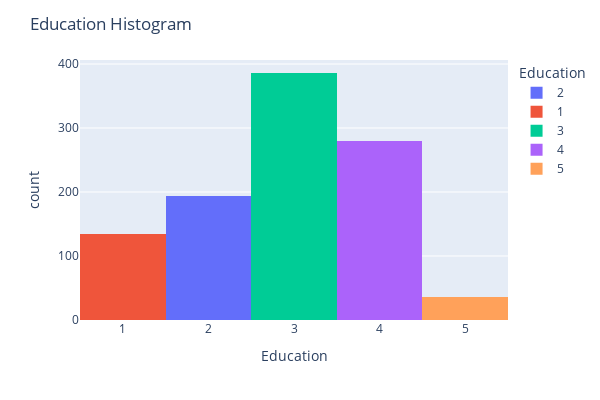

Write notebook code for a chart like this one.
### Code cell
fig = px.histogram(df_eda.Education, x="Education" ,color="Education")
fig.update_layout(
    title="Education Histogram",
    height=400,
    width=600
)
fig.show()

### Figure 1 — Plotly figure (JSON) as saved in the notebook; plotly's stock layout.template omitted (floating-point values rounded to 4 significant figures; data arrays with more than 128 entries replaced by an {"elided": "..."} marker saying what was removed)
{"data": [{"alignmentgroup": "True", "bingroup": "x", "hovertemplate": "Education=%{x}<br>count=%{y}<extra></extra>", "legendgroup": "2", "marker": {"color": "#636efa", "pattern": {"shape": ""}}, "name": "2", "offsetgroup": "2", "orientation": "v", "showlegend": true, "type": "histogram", "x": {"elided": "194 int values"}, "xaxis": "x", "yaxis": "y"}, {"alignmentgroup": "True", "bingroup": "x", "hovertemplate": "Education=%{x}<br>count=%{y}<extra></extra>", "legendgroup": "1", "marker": {"color": "#EF553B", "pattern": {"shape": ""}}, "name": "1", "offsetgroup": "1", "orientation": "v", "showlegend": true, "type": "histogram", "x": {"elided": "134 int values"}, "xaxis": "x", "yaxis": "y"}, {"alignmentgroup": "True", "bingroup": "x", "hovertemplate": "Education=%{x}<br>count=%{y}<extra></extra>", "legendgroup": "3", "marker": {"color": "#00cc96", "pattern": {"shape": ""}}, "name": "3", "offsetgroup": "3", "orientation": "v", "showlegend": true, "type": "histogram", "x": {"elided": "386 int values"}, "xaxis": "x", "yaxis": "y"}, {"alignmentgroup": "True", "bingroup": "x", "hovertemplate": "Education=%{x}<br>count=%{y}<extra></extra>", "legendgroup": "4", "marker": {"color": "#ab63fa", "pattern": {"shape": ""}}, "name": "4", "offsetgroup": "4", "orientation": "v", "showlegend": true, "type": "histogram", "x": {"elided": "279 int values"}, "xaxis": "x", "yaxis": "y"}, {"alignmentgroup": "True", "bingroup": "x", "hovertemplate": "Education=%{x}<br>count=%{y}<extra></extra>", "legendgroup": "5", "marker": {"color": "#FFA15A", "pattern": {"shape": ""}}, "name": "5", "offsetgroup": "5", "orientation": "v", "showlegend": true, "type": "histogram", "x": [5, 5, 5, 5, 5, 5, 5, 5, 5, 5, 5, 5, 5, 5, 5, 5, 5, 5, 5, 5, 5, 5, 5, 5, 5, 5, 5, 5, 5, 5, 5, 5, 5, 5, 5, 5], "xaxis": "x", "yaxis": "y"}], "layout": {"barmode": "relative", "height": 400, "legend": {"title": {"text": "Education"}, "tracegroupgap": 0}, "margin": {"t": 60}, "title": {"text": "Education Histogram"}, "width": 600, "xaxis": {"anchor": "y", "categoryarray": [2, 1, 3, 4, 5], "categoryorder": "array", "domain": [0, 1], "title": {"text": "Education"}}, "yaxis": {"anchor": "x", "domain": [0, 1], "title": {"text": "count"}}}}
